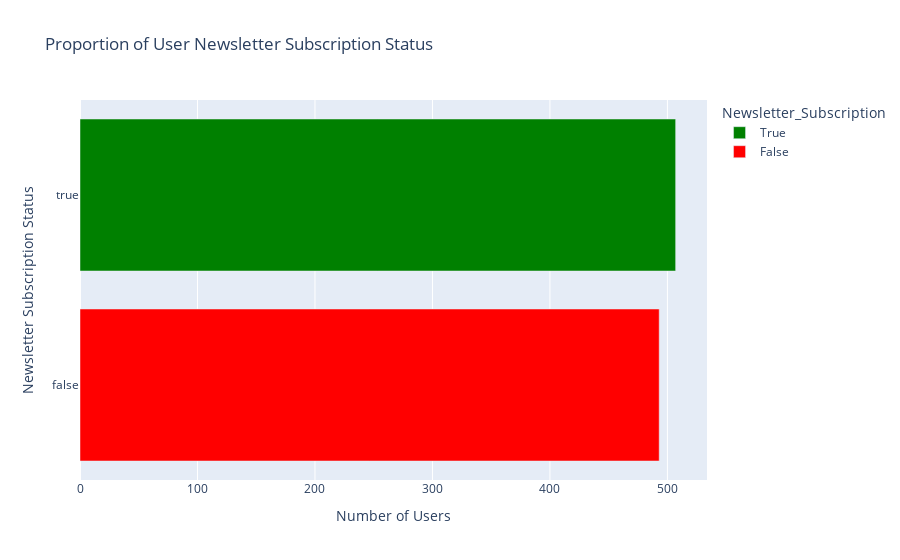

Notebook cell for this chart:
### Markdown cell above
## How many users subscribe to the newsletter and how many do not?

### Code cell
# Summing the number of users from each newsletter subscription status
nl_bar = c_data.groupby('Newsletter_Subscription')['User_ID'].count().reset_index()
nl_bar = nl_bar.sort_values('User_ID', ascending=False)

# setup a bar plot visualization
fig = px.bar(nl_bar, x='User_ID', y='Newsletter_Subscription',
             color='Newsletter_Subscription',
             color_discrete_sequence=['green', 'red'],
             title='Proportion of User Newsletter Subscription Status')

# Changing the x and y axis titles
fig.update_layout(
    xaxis_title='Number of Users',
    yaxis_title='Newsletter Subscription Status')

# Displaying the chart
fig.show()

### Figure 1 — Plotly figure (JSON) as saved in the notebook; plotly's stock layout.template omitted (floating-point values rounded to 4 significant figures)
{"data": [{"alignmentgroup": "True", "hovertemplate": "Newsletter_Subscription=%{y}<br>User_ID=%{x}<extra></extra>", "legendgroup": "True", "marker": {"color": "green", "pattern": {"shape": ""}}, "name": "True", "offsetgroup": "True", "orientation": "h", "showlegend": true, "textposition": "auto", "type": "bar", "x": [507], "xaxis": "x", "y": [true], "yaxis": "y"}, {"alignmentgroup": "True", "hovertemplate": "Newsletter_Subscription=%{y}<br>User_ID=%{x}<extra></extra>", "legendgroup": "False", "marker": {"color": "red", "pattern": {"shape": ""}}, "name": "False", "offsetgroup": "False", "orientation": "h", "showlegend": true, "textposition": "auto", "type": "bar", "x": [493], "xaxis": "x", "y": [false], "yaxis": "y"}], "layout": {"barmode": "relative", "legend": {"title": {"text": "Newsletter_Subscription"}, "tracegroupgap": 0}, "title": {"text": "Proportion of User Newsletter Subscription Status"}, "xaxis": {"anchor": "y", "domain": [0, 1], "title": {"text": "Number of Users"}}, "yaxis": {"anchor": "x", "categoryarray": [false, true], "categoryorder": "array", "domain": [0, 1], "title": {"text": "Newsletter Subscription Status"}}}}
